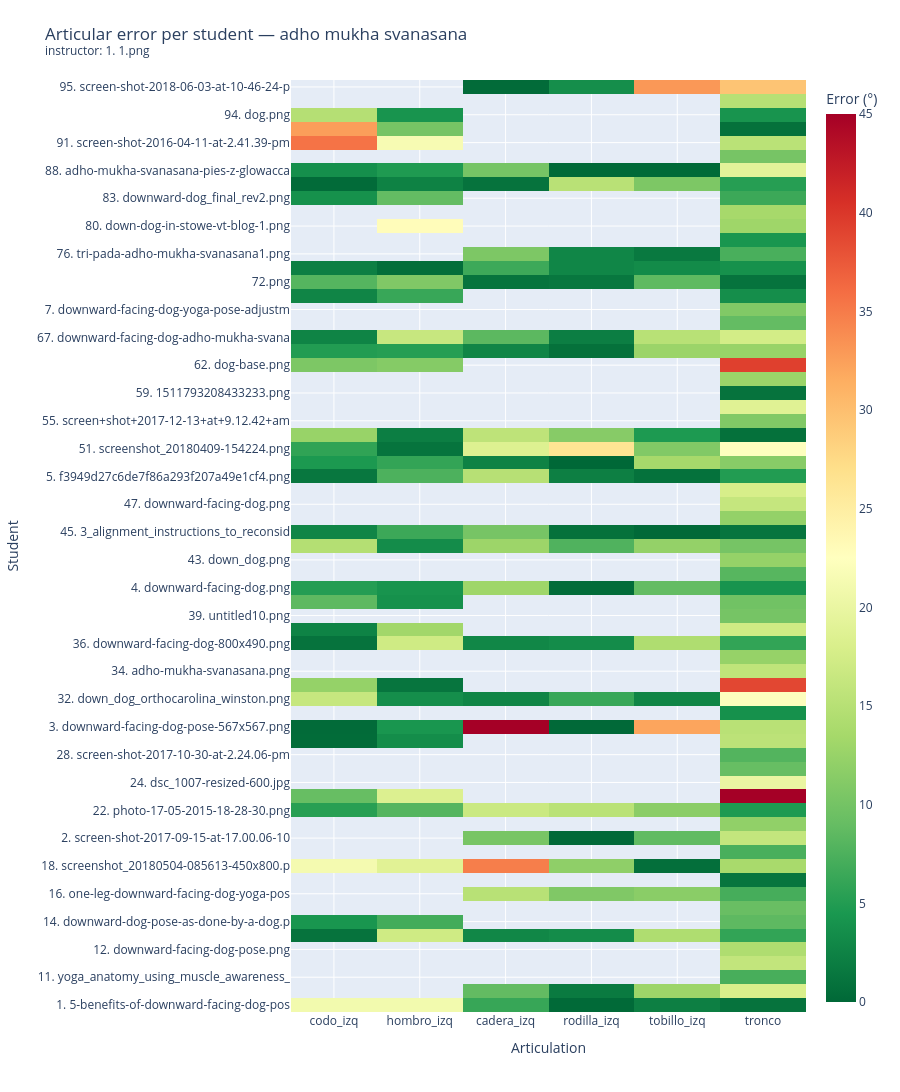
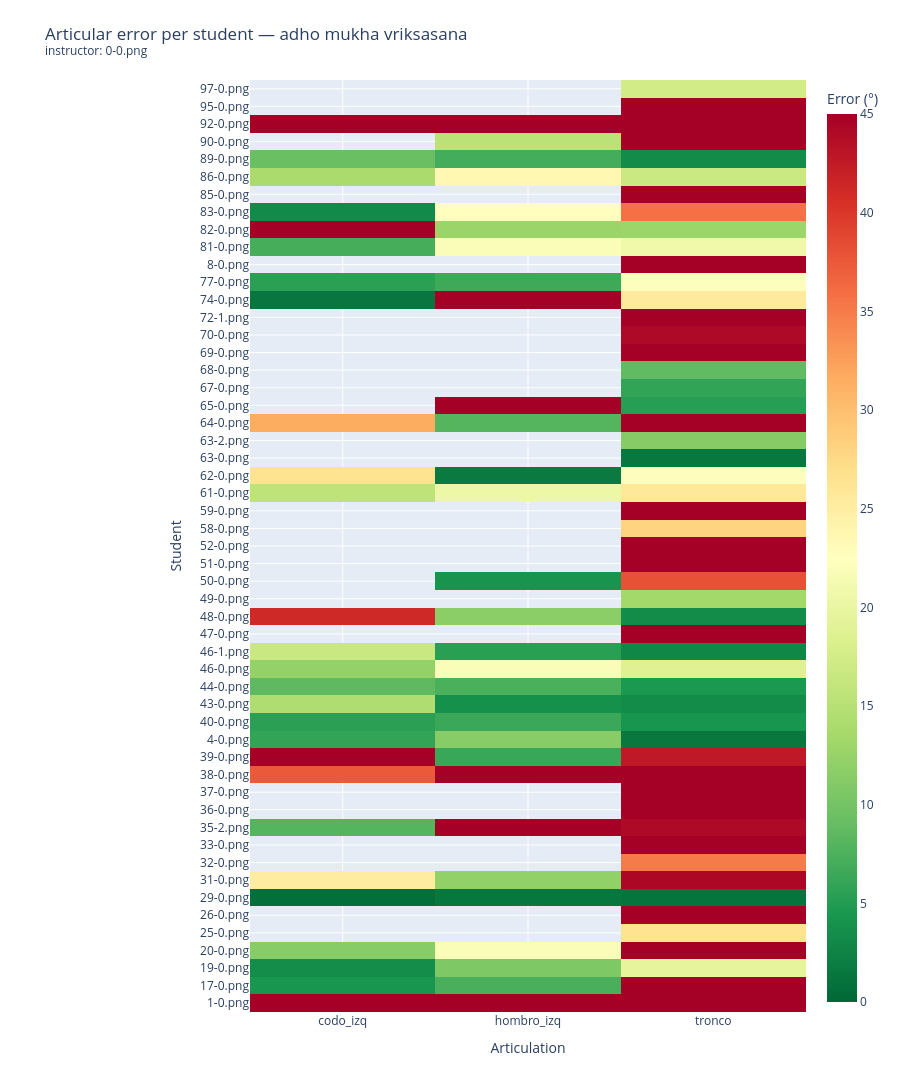
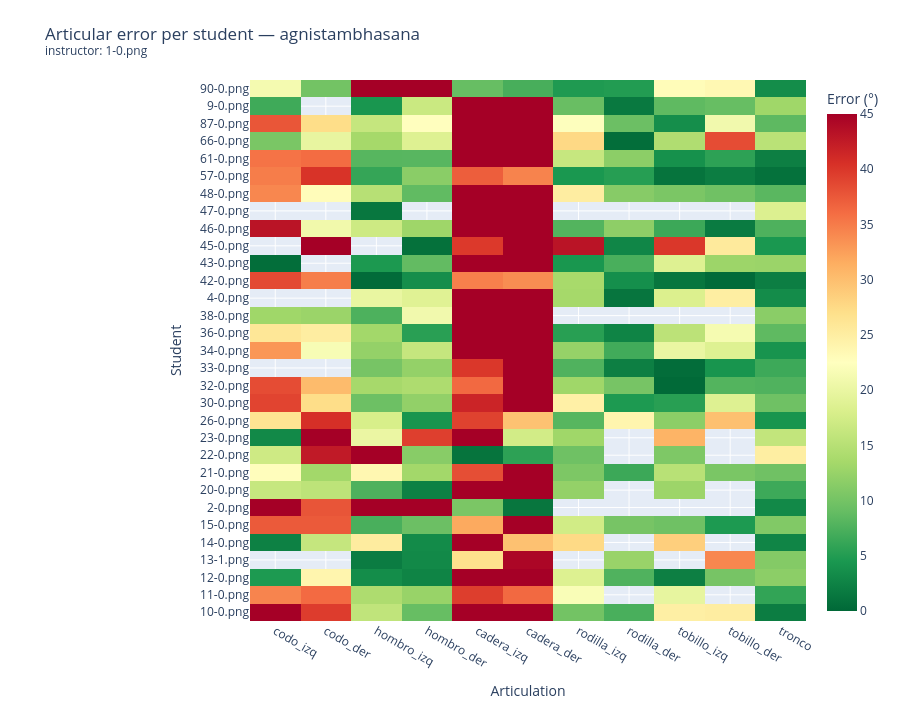

The notebook cell saved with these charts, in order:
### Code cell
for cat in categories:
    inst_name = os.path.basename(data[cat]["instructor"])
    filas     = results[cat]

    # Construir matriz: filas=alumnos, columnas=articulaciones
    joints = list(filas[0]["errores_detalle"].keys())
    matrix = []
    names  = []
    for r in filas:
        row = [r["errores_detalle"].get(j, np.nan) for j in joints]
        matrix.append(row)
        names.append(r["student"][:40])

    matrix = np.array(matrix, dtype=float)

    fig = go.Figure(data=go.Heatmap(
        z          = matrix,
        x          = joints,
        y          = names,
        colorscale = "RdYlGn_r",
        zmin=0, zmax=45,
        colorbar   = dict(title="Error (°)"),
        hovertemplate = "Student: %{y}<br>Joint: %{x}<br>Error: %{z:.1f}°<extra></extra>"
    ))
    fig.update_layout(
        title   = f"Articular error per student — {cat}<br><sup>instructor: {inst_name}</sup>",
        xaxis_title = "Articulation",
        yaxis_title = "Student",
        height  = max(400, len(names) * 18 + 150),
        margin  = dict(l=250, r=40, t=80, b=80)
    )
    fig.show()

### Figure 1 — Plotly figure (JSON) as saved in the notebook; plotly's stock layout.template omitted (floating-point values rounded to 4 significant figures; data arrays with more than 128 entries replaced by an {"elided": "..."} marker saying what was removed)
{"data": [{"colorbar": {"title": {"text": "Error (°)"}}, "colorscale": [[0, "rgb(0,104,55)"], [0.1, "rgb(26,152,80)"], [0.2, "rgb(102,189,99)"], [0.3, "rgb(166,217,106)"], [0.4, "rgb(217,239,139)"], [0.5, "rgb(255,255,191)"], [0.6, "rgb(254,224,139)"], [0.7, "rgb(253,174,97)"], [0.8, "rgb(244,109,67)"], [0.9, "rgb(215,48,39)"], [1, "rgb(165,0,38)"]], "hovertemplate": "Student: %{y}<br>Joint: %{x}<br>Error: %{z:.1f}°<extra></extra>", "type": "heatmap", "x": ["codo_izq", "hombro_izq", "cadera_izq", "rodilla_izq", "tobillo_izq", "tronco"], "y": ["1. 5-benefits-of-downward-facing-dog-pos", "10. screen-shot-2017-09-15-at-17.00.06-1", "11. yoga_anatomy_using_muscle_awareness_", "12. 66a62b8c606fd88e0401b5af0a7cbca7.png", "12. downward-facing-dog-pose.png", "13. downward-facing-dog-800x490.png", "14. downward-dog-pose-as-done-by-a-dog.p", "14. untitled_design_33.png", "16. one-leg-downward-facing-dog-yoga-pos", "17. screen_shot_2014-03-20_at_2.05.15_pm", "18. screenshot_20180504-085613-450x800.p", "19. 1-adho-mukha-svanasana.png", "2. screen-shot-2017-09-15-at-17.00.06-10", "21. adho-mukha-svanasana.png", "22. photo-17-05-2015-18-28-30.png", "23. george7.png", "24. dsc_1007-resized-600.jpg", "25. 11.png", "28. screen-shot-2017-10-30-at-2.24.06-pm", "29. adho-mukha-svanasana.png", "3. downward-facing-dog-pose-567x567.png", "32. 1473984207.png", "32. down_dog_orthocarolina_winston.png", "33. screenshot_2015-02-10-12-04-46.png", "34. adho-mukha-svanasana.png", "35. 068155f5a8d0310c34a6ed06cb089294.png", "36. downward-facing-dog-800x490.png", "39. screen-shot-2019-01-02-at-5.02.56-pm", "39. untitled10.png", "4. adho-mukha-svanasana-downward-dog-pos", "4. downward-facing-dog.png", "42. img_1199.png", "43. down_dog.png", "43. downward-facing-dog-reboot-1.png", "45. 3_alignment_instructions_to_reconsid", "47. downward-facing-dog-520x400.png", "47. downward-facing-dog.png", "49. adho-mukha-svanasana-768x429.png", "5. f3949d27c6de7f86a293f207a49e1cf4.png", "50. blog-14-size.png", "51. screenshot_20180409-154224.png", "54. bc56388aad161f17b93f5fb21faeddca.png", "55. screen+shot+2017-12-13+at+9.12.42+am", "56. dd2.png", "59. 1511793208433233.png", "60. adho-mukha-svanasana-downward-dog.pn", "62. dog-base.png", "63. downward-facing-dog-yoga-pose-2.png", "67. downward-facing-dog-adho-mukha-svana", "7. 23-downward-facing-dog.png", "7. downward-facing-dog-yoga-pose-adjustm", "72. ff-4.png", "72.png", "73. d0c097f5131a546a004be3f0045aa074.png", "76. tri-pada-adho-mukha-svanasana1.png", "8. benefits-of-downward-dog_orig.png", "80. down-dog-in-stowe-vt-blog-1.png", "81. untitled1.png", "83. downward-dog_final_rev2.png", "85. adhomukhasavanasana-buildup.png", "88. adho-mukha-svanasana-pies-z-glowacca", "89. downward-facing-dog-yoga-pose.png", "91. screen-shot-2016-04-11-at-2.41.39-pm", "92. down-dog.png", "94. dog.png", "95. downward-facing-dog-pose.png", "95. screen-shot-2018-06-03-at-10-46-24-p"], "z": {"elided": "67x6 float values"}, "zmax": 45, "zmin": 0}], "layout": {"height": 1356, "margin": {"b": 80, "l": 250, "r": 40, "t": 80}, "title": {"text": "Articular error per student — adho mukha svanasana<br><sup>instructor: 1. 1.png</sup>"}, "xaxis": {"title": {"text": "Articulation"}}, "yaxis": {"title": {"text": "Student"}}}}

### Figure 2 — Plotly figure (JSON) as saved in the notebook; plotly's stock layout.template omitted (floating-point values rounded to 4 significant figures; data arrays with more than 128 entries replaced by an {"elided": "..."} marker saying what was removed)
{"data": [{"colorbar": {"title": {"text": "Error (°)"}}, "colorscale": [[0, "rgb(0,104,55)"], [0.1, "rgb(26,152,80)"], [0.2, "rgb(102,189,99)"], [0.3, "rgb(166,217,106)"], [0.4, "rgb(217,239,139)"], [0.5, "rgb(255,255,191)"], [0.6, "rgb(254,224,139)"], [0.7, "rgb(253,174,97)"], [0.8, "rgb(244,109,67)"], [0.9, "rgb(215,48,39)"], [1, "rgb(165,0,38)"]], "hovertemplate": "Student: %{y}<br>Joint: %{x}<br>Error: %{z:.1f}°<extra></extra>", "type": "heatmap", "x": ["codo_izq", "hombro_izq", "tronco"], "y": ["1-0.png", "17-0.png", "19-0.png", "20-0.png", "25-0.png", "26-0.png", "29-0.png", "31-0.png", "32-0.png", "33-0.png", "35-2.png", "36-0.png", "37-0.png", "38-0.png", "39-0.png", "4-0.png", "40-0.png", "43-0.png", "44-0.png", "46-0.png", "46-1.png", "47-0.png", "48-0.png", "49-0.png", "50-0.png", "51-0.png", "52-0.png", "58-0.png", "59-0.png", "61-0.png", "62-0.png", "63-0.png", "63-2.png", "64-0.png", "65-0.png", "67-0.png", "68-0.png", "69-0.png", "70-0.png", "72-1.png", "74-0.png", "77-0.png", "8-0.png", "81-0.png", "82-0.png", "83-0.png", "85-0.png", "86-0.png", "89-0.png", "90-0.png", "92-0.png", "95-0.png", "97-0.png"], "z": {"elided": "53x3 float values"}, "zmax": 45, "zmin": 0}], "layout": {"height": 1104, "margin": {"b": 80, "l": 250, "r": 40, "t": 80}, "title": {"text": "Articular error per student — adho mukha vriksasana<br><sup>instructor: 0-0.png</sup>"}, "xaxis": {"title": {"text": "Articulation"}}, "yaxis": {"title": {"text": "Student"}}}}

### Figure 3 — Plotly figure (JSON) as saved in the notebook; plotly's stock layout.template omitted (floating-point values rounded to 4 significant figures; data arrays with more than 128 entries replaced by an {"elided": "..."} marker saying what was removed)
{"data": [{"colorbar": {"title": {"text": "Error (°)"}}, "colorscale": [[0, "rgb(0,104,55)"], [0.1, "rgb(26,152,80)"], [0.2, "rgb(102,189,99)"], [0.3, "rgb(166,217,106)"], [0.4, "rgb(217,239,139)"], [0.5, "rgb(255,255,191)"], [0.6, "rgb(254,224,139)"], [0.7, "rgb(253,174,97)"], [0.8, "rgb(244,109,67)"], [0.9, "rgb(215,48,39)"], [1, "rgb(165,0,38)"]], "hovertemplate": "Student: %{y}<br>Joint: %{x}<br>Error: %{z:.1f}°<extra></extra>", "type": "heatmap", "x": ["codo_izq", "codo_der", "hombro_izq", "hombro_der", "cadera_izq", "cadera_der", "rodilla_izq", "rodilla_der", "tobillo_izq", "tobillo_der", "tronco"], "y": ["10-0.png", "11-0.png", "12-0.png", "13-1.png", "14-0.png", "15-0.png", "2-0.png", "20-0.png", "21-0.png", "22-0.png", "23-0.png", "26-0.png", "30-0.png", "32-0.png", "33-0.png", "34-0.png", "36-0.png", "38-0.png", "4-0.png", "42-0.png", "43-0.png", "45-0.png", "46-0.png", "47-0.png", "48-0.png", "57-0.png", "61-0.png", "66-0.png", "87-0.png", "9-0.png", "90-0.png"], "z": {"elided": "31x11 float values"}, "zmax": 45, "zmin": 0}], "layout": {"height": 708, "margin": {"b": 80, "l": 250, "r": 40, "t": 80}, "title": {"text": "Articular error per student — agnistambhasana<br><sup>instructor: 1-0.png</sup>"}, "xaxis": {"title": {"text": "Articulation"}}, "yaxis": {"title": {"text": "Student"}}}}
